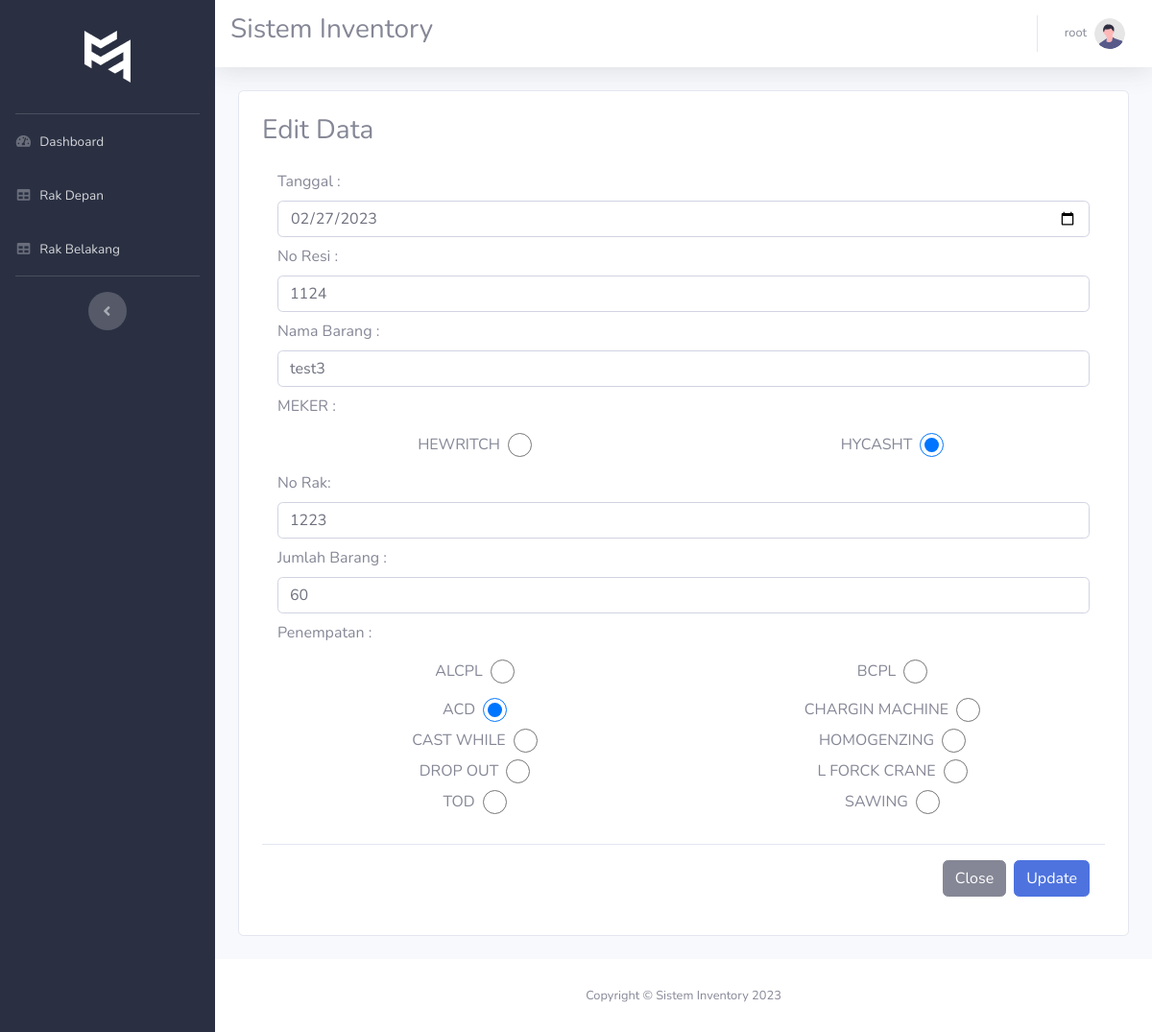
/index.php?page=edit-rak-depan&id=7 (signed in), run on the app's committed database.
### tables this page shows
CREATE TABLE `rak_depan` (
  `id` bigint(20) NOT NULL,
  `tanggal` date DEFAULT NULL,
  `no_resi` varchar(50) DEFAULT NULL,
  `nama_sparepart` varchar(255) DEFAULT NULL,
  `meker` varchar(50) DEFAULT NULL,
  `no_rak` varchar(50) DEFAULT NULL,
  `jumlah` int(200) DEFAULT NULL,
  `penempatan` varchar(255) DEFAULT NULL
);

### edit-rak-depan.php (the view, shortened to what this page needs)
<?php
require_once('./config/database.php');
$id = $_GET['id'];
$sql = "SELECT * FROM rak_depan WHERE id='$id'";
$query = mysqli_query($conn, $sql);
if (mysqli_num_rows($query) < 0) {
  $data = "Data tidak ditemukan !";
} else {
  while ($row = mysqli_fetch_array($query)) {
    $row_id = $row['id'];
    $tanggal = $row['tanggal'];
    $no_resi = $row['no_resi'];
    $nama_sparepart = $row['nama_sparepart'];
    $meker = $row['meker'];
    $no_rak = $row['no_rak'];
    $jumlah = $row['jumlah'];
    $penempatan = $row['penempatan'];
  }
}
?>
<div class="card p-4 m-4">
  <h3>Edit Data</h3>
  <form action="index.php?page=edit-rak-depan&id=<?= $row_id ?>" method="post">
    <div class="modal-body">
      <div class="row">
        <div class="col-md-12">
          <label for="tanggal">Tanggal :</label>
          <input type="date" name="tanggal" id="tanggal" value="<?= $tanggal ?>" class="form-control" required>
        </div>
      </div>
      <div class="row mt-2">
        <div class="col-md-12">
          <label for="noresi">No Resi :</label>
          <input type="text" name="no_resi" id="noresi" value="<?= $no_resi ?>" class="form-control" required>
        </div>
      </div>
      <div class="row  mt-2 mb-2">
        <div class="col-md-12">
          <label for="nama">Nama Barang :</label>
          <input type="text" name="nama_sparepart" value="<?= $nama_sparepart ?>" id="nama" class="form-control"
            required>
        </div>
      </div>
      <label for="">MEKER :</label><br>
      <div class="row  mt-2">
        <div class="col-md-6">
          <div class="d-flex align-items-centers justify-content-center">
            <label for="meker1">HEWRITCH</label>
            <input type="radio" name="meker" id="meker1" value="HERWITCH"
              <?php echo ($meker == "HERWITCH" ? 'checked="chechked"' : "") ?> class=" ml-2" value="HERWITCH"
              style="width:25px; height:25px;cursor:pointer" required>
          </div>
        </div>
        <div class="col-md-6 ">
          <div class="d-flex align-items-centers justify-content-center">
            <label for="meker2">HYCASHT</label>
            <input type="radio" name="meker" value="HYCASHT" id="meker2"
              <?php echo ($meker == "HYCASHT" ? 'checked="chechked"' : "") ?> class=" ml-2"
              style="width:25px; height:25px;cursor:pointer">
          </div>
        </div>
      </div>
      <div class="row  mt-2 mb-2">
        <div class="col-md-12">
          <label for="nama">No Rak:</label>
          <input type="text" name="no_rak" id="nama" value=<?= $no_rak ?> class="form-control" required>
        </div>
      </div>
      <div class="row  mt-2 mb-2">
        <div class="col-md-12">
          <label for="jumlah">Jumlah Barang :</label>
          <input type="text" name="jumlah" id="jumlah" value=<?= $jumlah ?> class="form-control" required>
        </div>
      </div>
      <p>Penempatan :</p>
      <div class="row  mt-2 mb-2">
        <div class="col-md-6">
          <div class="d-flex align-items-centers justify-content-center">
            <label for="meker1">ALCPL</label>
            <input type="radio" name="pilihan_penempatan" id="meker1" class=" ml-2" value="ALCPL"
              style="width:25px; height:25px;cursor:pointer">
          </div>
        </div>
        <div class="col-md-6 ">
          <div class="d-flex align-items-centers justify-content-center">
            <label for="meker2">BCPL</label>
            <input type="radio" name="pilihan_penempatan" id="meker2" class=" ml-2" value="BCPL"
              style="width:25px; height:25px;cursor:pointer">
          </div>
        </div>
      </div>
      <div class="row  mt-2 mb-2">
        <div class="col-md-6" id="alcpl">
          <div class="d-flex align-items-centers justify-content-center">
            <label for="acd">ACD</label>
            <input type="radio" name="penempatan" id="acd" class=" ml-2"
              <?php echo ($penempatan == "ALCPL ACD" ? 'checked="chechked"' : "") ?> value="ALCPL ACD"
              style="width:25px; height:25px;cursor:pointer" required>
          </div>
          <div class="d-flex align-items-centers justify-content-center">
            <label for="cast">CAST WHILE</label>
            <input type="radio" name="penempatan" id="cast" class=" ml-2"
              <?php echo ($penempatan == "ALCPL Casting While" ? 'checked="chechked"' : "") ?>
              value="ALCPL Casting While" style="width:25px; height:25px;cursor:pointer">
          </div>
          <div class="d-flex align-items-centers justify-content-center">
            <label for="do">DROP OUT</label>
            <input type="radio" name="penempatan" id="do" class=" ml-2"
              <?php echo ($penempatan == "ALCPL Drop Out" ? 'checked="chechked"' : "") ?> value="ALCPL Drop Out"
              style="width:25px; height:25px;cursor:pointer">
          </div>
          <div class="d-flex align-items-centers justify-content-center">
            <label for="tod">TOD</label>
            <input type="radio" name="penempatan" id="tod" class=" ml-2"
              <?php echo ($penempatan == "ALCPL TOD" ? 'checked="chechked"' : "") ?> value="ALCPL TOD"
              style="width:25px; height:25px;cursor:pointer">
          </div>
        </div>
        <div class="col-md-6 " id="bcpl">
          <div class="d-flex align-items-centers justify-content-center">
            <label for="cm">CHARGIN MACHINE</label>
            <input type="radio" name="penempatan" id="cm"
              <?php echo ($penempatan == "BCPL Charging Machine" ? 'checked="chechked"' : "") ?> class=" ml-2"
              value="BCPL Charging Machine" style="width:25px; height:25px;cursor:pointer" required>
          </div>
          <div class="d-flex align-items-centers justify-content-center">
            <label for="homogenzing">HOMOGENZING</label>
            <input type="radio" name="penempatan" id="homogenzing"
              <?php echo ($penempatan == "BCPL Homogenzing" ? 'checked="chechked"' : "") ?> class=" ml-2"
              value="BCPL Homogenzing" style="width:25px; height:25px;cursor:pointer">
          </div>
          <div class="d-flex align-items-centers justify-content-center">
            <label for="fc">L FORCK CRANE</label>
            <input type="radio" name="penempatan" id="fc"
              <?php echo ($penempatan == "BCPL L FORCK CRANE" ? 'checked="chechked"' : "") ?> class=" ml-2"
              value="BCPL L FORCK CRANE" style="width:25px; height:25px;cursor:pointer">
          </div>
          <div class="d-flex align-items-centers justify-content-center">
            <label for="sw">SAWING</label>
            <input type="radio" name="penempatan" id="sw"
              <?php echo ($penempatan == "BCPL Sawing" ? 'checked="chechked"' : "") ?> class=" ml-2" value="BCPL Sawing"
              style="width:25px; height:25px;cursor:pointer">
          </div>
        </div>
      </div>
    </div>
    <div class="modal-footer">
      <button type="button" class="btn btn-secondary" data-dismiss="modal">Close</button>
      <button type="submit" name="update" class="btn btn-primary">Update</button>
    </div>
  </form>
</div>

### data on the page
rak_depan: tanggal "02/27/2023", no_resi "1124", nama_sparepart "test3", meker "☐ HEWRITCH", meker "☑ HYCASHT", no_rak "1223", jumlah "60", penempatan "☑ ACD", penempatan "☐ CAST WHILE", penempatan "☐ DROP OUT", penempatan "☐ TOD", penempatan "☐ CHARGIN MACHINE", penempatan "☐ HOMOGENZING", penempatan "☐ L FORCK CRANE", penempatan "☐ SAWING"

### other printed values
$_SESSION['name'] "root"
